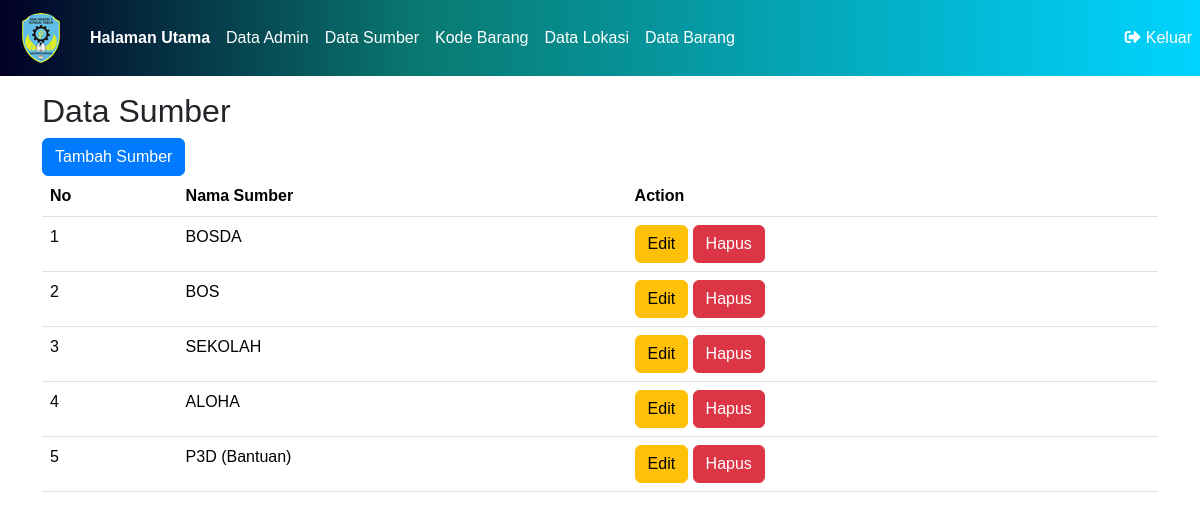
Page /sumber.php (signed in) on the committed database.
### tables this page shows
CREATE TABLE `sumber` (
  `id` int(11) NOT NULL,
  `nama_sumber` varchar(100) NOT NULL
);

### sumber.php (the view, shortened to what this page needs)
<?php
require 'includes/db.php';
$sumber = $conn->query("SELECT * FROM sumber");
require 'includes/header.php';
?>
<div class="container">
    <h2>Data Sumber</h2>
    <button class="btn btn-primary" data-toggle="modal" data-target="#addSumberModal">Tambah Sumber</button>
    <table class="table">
        <thead>
            <tr>
                <th>No</th>
                <th>Nama Sumber</th>
                <th>Action</th>
            </tr>
        </thead>
        <tbody>
            <?php
            $counter = 1;
            while ($row = $sumber->fetch_assoc()): ?>
                <tr>
                    <td><?= $counter++ ?></td>
                    <td><?= $row['nama_sumber'] ?></td>
                    <td>
                        <button class="btn btn-warning" data-toggle="modal" data-target="#editSumberModal"
                                data-id="<?= $row['id'] ?>" data-nama_sumber="<?= $row['nama_sumber'] ?>">
                            Edit
                        </button>
                        <form method="POST" action="sumber.php" style="display:inline-block;">
                            <button type="submit" class="btn btn-danger" onclick="return confirm('Yakin ingin menghapus sumber ini?')">Hapus</button>
                        </form>
                    </td>
                </tr>
            <?php endwhile; ?>
        </tbody>
    </table>
</div>
<?php require 'includes/footer.php'; ?>

### includes/header.php (style rules this page uses)
body { font-family: 'Arial', sans-serif; }
.btn-primary { background-color: #007bff; border-color: #007bff; }

### rows in the picture
sumber: nama_sumber "BOSDA"
sumber: nama_sumber "BOS"
sumber: nama_sumber "SEKOLAH"
sumber: nama_sumber "ALOHA"
sumber: nama_sumber "P3D (Bantuan)"
